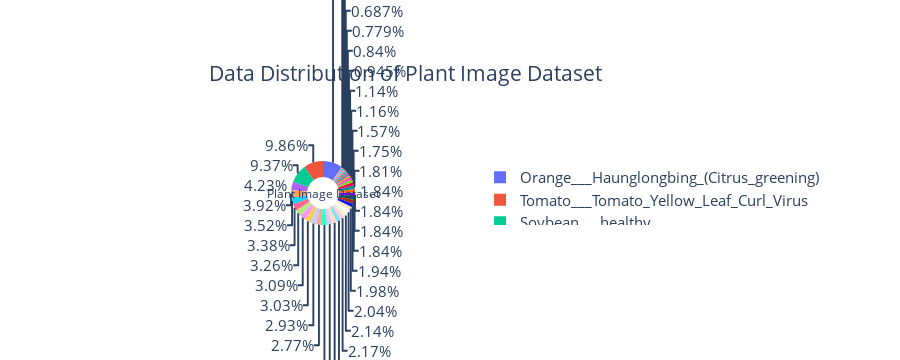

This figure's notebook cell:
### Code cell
Class_Id_Dist_Total = df['Class'].value_counts(sort=False)

import plotly.express as px
fig=px.pie(Class_Id_Dist_Total,values= Class_Id_Dist_Total.values , names=df['Class'].unique(),hole=0.500)
fig.update_layout(title='Data Distribution of Plant Image Dataset',font_size=15,title_x=0.45,annotations=[dict(text='Plant Image Dataset',font_size=12, showarrow=False,height=1000,width=1000)])
fig.update_traces(textfont_size=15,textinfo='percent')
fig.show()

### Figure 1 — Plotly figure (JSON) as saved in the notebook; plotly's stock layout.template omitted (floating-point values rounded to 4 significant figures)
{"data": [{"domain": {"x": [0, 1], "y": [0, 1]}, "hole": 0.5, "hovertemplate": "label=%{label}<br>value=%{value}<extra></extra>", "labels": ["Apple___Apple_scab", "Apple___Black_rot", "Apple___Cedar_apple_rust", "Apple___healthy", "Blueberry___healthy", "Cherry_(including_sour)___Powdery_mildew", "Cherry_(including_sour)___healthy", "Corn_(maize)___Cercospora_leaf_spot Gray_leaf_spot", "Corn_(maize)___Common_rust_", "Corn_(maize)___Northern_Leaf_Blight", "Corn_(maize)___healthy", "Grape___Black_rot", "Grape___Esca_(Black_Measles)", "Grape___Leaf_blight_(Isariopsis_Leaf_Spot)", "Grape___healthy", "Orange___Haunglongbing_(Citrus_greening)", "Peach___Bacterial_spot", "Peach___healthy", "Pepper,_bell___Bacterial_spot", "Pepper,_bell___healthy", "Potato___Early_blight", "Potato___Late_blight", "Potato___healthy", "Raspberry___healthy", "Soybean___healthy", "Squash___Powdery_mildew", "Strawberry___Leaf_scorch", "Strawberry___healthy", "Tomato___Bacterial_spot", "Tomato___Early_blight", "Tomato___Late_blight", "Tomato___Leaf_Mold", "Tomato___Septoria_leaf_spot", "Tomato___Spider_mites Two-spotted_spider_mite", "Tomato___Target_Spot", "Tomato___Tomato_Yellow_Leaf_Curl_Virus", "Tomato___Tomato_mosaic_virus", "Tomato___healthy"], "legendgroup": "", "name": "", "showlegend": true, "textfont": {"size": 15}, "textinfo": "percent", "type": "pie", "values": [630, 621, 275, 1645, 1502, 1052, 854, 513, 1192, 985, 1162, 1180, 1383, 1076, 423, 5507, 2297, 360, 997, 1478, 1000, 1000, 152, 371, 5090, 1835, 1109, 456, 2127, 1000, 1909, 952, 1771, 1676, 1404, 5357, 373, 1591]}], "layout": {"annotations": [{"font": {"size": 12}, "height": 1000, "showarrow": false, "text": "Plant Image Dataset", "width": 1000}], "font": {"size": 15}, "height": 360, "legend": {"tracegroupgap": 0}, "margin": {"t": 60}, "title": {"text": "Data Distribution of Plant Image Dataset", "x": 0.45}}}
